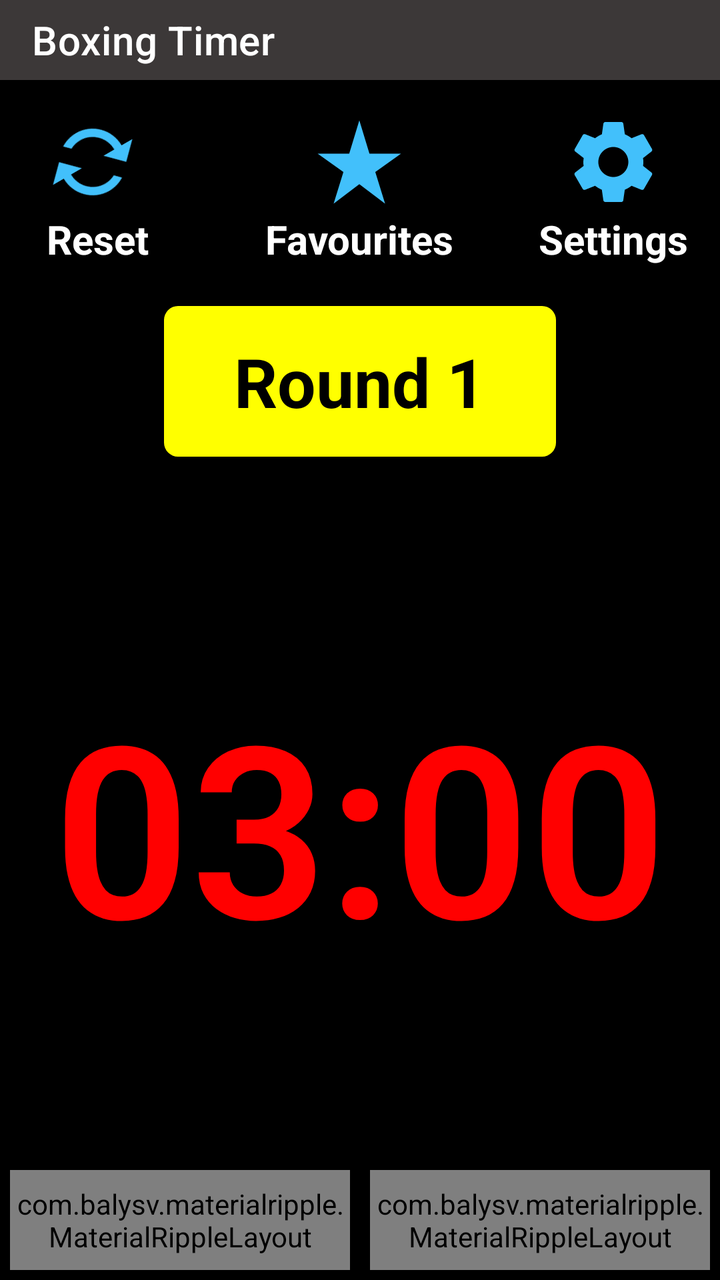
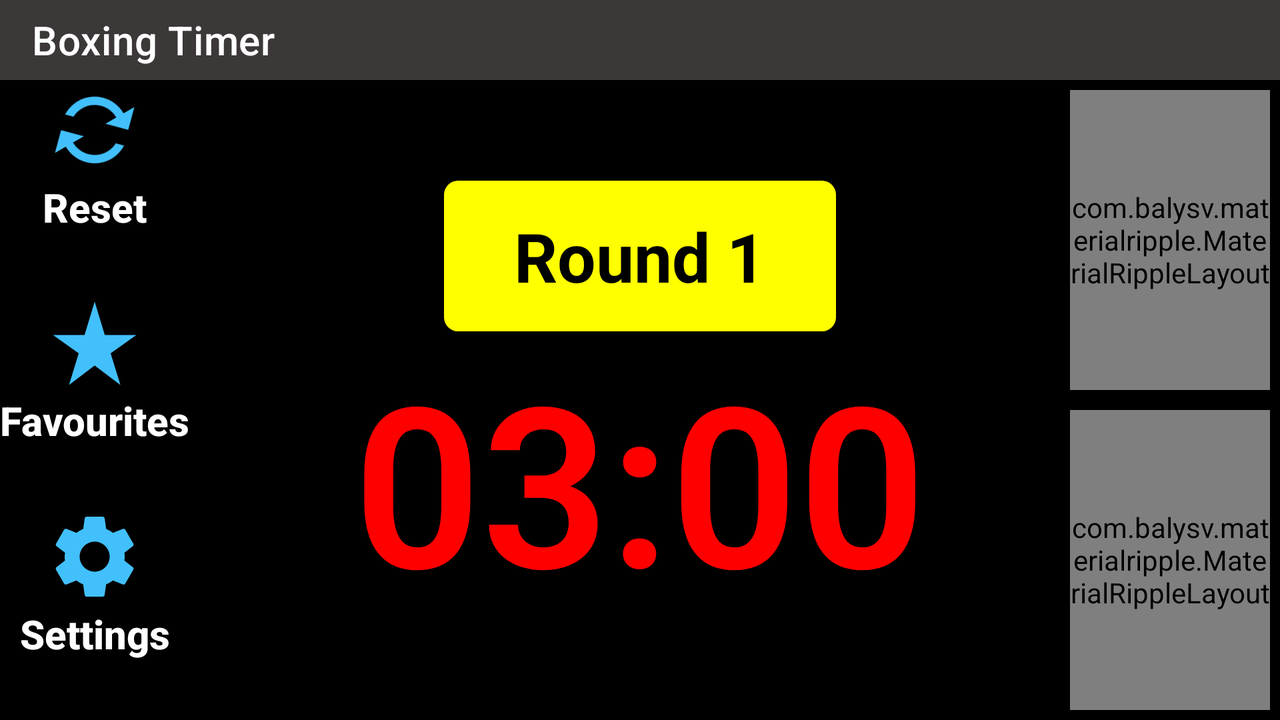

First picture: res/layout/ on a phone held upright. Second picture: the repository's own variant of that layout, on a device whose configuration matches the variant's folder. Source for both follows.
<!-- AndroidManifest.xml: application theme Theme.BoxingTimer -->
<!-- res/layout/activity_main.xml -->
<?xml version="1.0" encoding="utf-8"?>
<LinearLayout xmlns:android="http://schemas.android.com/apk/res/android"
    xmlns:app="http://schemas.android.com/apk/res-auto"
    xmlns:tools="http://schemas.android.com/tools"
    android:layout_width="match_parent"
    android:layout_height="match_parent"
    android:background="@color/black"
    android:orientation="vertical"
    tools:context=".activity.MainActivity">

    <androidx.appcompat.widget.Toolbar
        android:id="@+id/toolbar"
        android:layout_width="match_parent"
        android:layout_height="40dp"
        android:background="@color/colorPrimary"
        app:title="@string/app_name"
        app:titleTextColor="@color/white" />

    <RelativeLayout
        android:layout_width="match_parent"
        android:layout_height="match_parent">

        <LinearLayout
            android:layout_width="match_parent"
            android:layout_height="match_parent"
            android:layout_above="@id/bottom"
            android:orientation="vertical">

            <RelativeLayout
                android:id="@+id/nav_bar"
                android:layout_width="match_parent"
                android:layout_height="wrap_content"
                android:padding="16dp">

                <LinearLayout
                    android:layout_width="wrap_content"
                    android:layout_height="wrap_content"
                    android:layout_alignParentStart="true"
                    android:layout_alignParentLeft="true"
                    android:orientation="vertical">

                    <ImageButton
                        android:id="@+id/reset_button"
                        android:layout_width="wrap_content"
                        android:layout_height="wrap_content"
                        android:layout_gravity="center"
                        android:background="@android:color/transparent"
                        android:rotation="60"
                        android:src="@drawable/ic_reset"
                        tools:ignore="ContentDescription,SpeakableTextPresentCheck" />

                    <TextView
                        android:layout_width="wrap_content"
                        android:layout_height="wrap_content"
                        android:layout_gravity="center"
                        android:layout_marginStart="5dp"
                        android:layout_marginLeft="5dp"
                        android:paddingEnd="5dp"
                        android:paddingRight="5dp"
                        android:text="@string/reset_text"
                        android:textColor="@color/white"
                        android:textSize="20sp"
                        android:textStyle="bold"
                        tools:ignore="RtlSymmetry" />

                </LinearLayout>

                <LinearLayout
                    android:id="@+id/middle"
                    android:layout_width="wrap_content"
                    android:layout_height="wrap_content"
                    android:layout_centerHorizontal="true"
                    android:orientation="vertical">

                    <ImageButton
                        android:id="@+id/favourites_button"
                        android:layout_width="wrap_content"
                        android:layout_height="wrap_content"
                        android:layout_gravity="center"
                        android:background="@android:color/transparent"
                        android:src="@drawable/ic_favourite"
                        tools:ignore="ContentDescription,SpeakableTextPresentCheck" />

                    <TextView
                        android:layout_width="wrap_content"
                        android:layout_height="wrap_content"
                        android:layout_gravity="center"
                        android:text="@string/favourites_text"
                        android:textColor="@color/white"
                        android:textSize="20sp"
                        android:textStyle="bold" />

                </LinearLayout>

                <TextView
                    android:id="@+id/round_number"
                    android:layout_width="wrap_content"
                    android:layout_height="wrap_content"
                    android:layout_below="@id/middle"
                    android:layout_centerHorizontal="true"
                    android:layout_marginTop="20dp"
                    android:background="@drawable/yellow_rounded_border"
                    android:paddingHorizontal="35dp"
                    android:paddingVertical="15dp"
                    android:textAppearance="@style/TextAppearance.AppCompat.Display1"
                    android:textColor="@color/black"
                    android:textStyle="bold"
                    tools:text="Round 1" />

                <LinearLayout
                    android:layout_width="wrap_content"
                    android:layout_height="wrap_content"
                    android:layout_alignParentEnd="true"
                    android:layout_alignParentRight="true"
                    android:orientation="vertical"
                    tools:ignore="RelativeOverlap">

                    <ImageButton
                        android:id="@+id/setting_button"
                        android:layout_width="wrap_content"
                        android:layout_height="wrap_content"
                        android:layout_gravity="center"
                        android:background="@android:color/transparent"
                        android:src="@drawable/ic_setting"
                        tools:ignore="ContentDescription,SpeakableTextPresentCheck" />

                    <TextView
                        android:layout_width="wrap_content"
                        android:layout_height="wrap_content"
                        android:layout_gravity="center"
                        android:text="@string/settings_text"
                        android:textColor="@color/white"
                        android:textSize="20sp"
                        android:textStyle="bold" />

                </LinearLayout>

            </RelativeLayout>

            <TextView
                android:id="@+id/round_timer"
                android:layout_width="match_parent"
                android:layout_height="0dp"
                android:layout_weight="1"
                android:gravity="center"
                android:maxLines="1"
                android:textAppearance="@style/TextAppearance.AppCompat.Display4"
                android:textColor="@color/red"
                android:textStyle="bold"
                app:autoSizeMaxTextSize="120sp"
                app:autoSizeTextType="uniform"
                tools:text="03:00" />

        </LinearLayout>

        <LinearLayout
            android:id="@+id/bottom"
            android:layout_width="match_parent"
            android:layout_height="wrap_content"
            android:layout_alignParentBottom="true"
            android:baselineAligned="true"
            android:weightSum="2">

            <com.balysv.materialripple.MaterialRippleLayout
                android:id="@+id/playButton"
                android:layout_width="0dp"
                android:layout_height="50dp"
                android:layout_gravity="bottom"
                android:layout_margin="5dp"
                android:layout_weight="1"
                android:background="@drawable/color_primary_rounded_border"
                android:clickable="true"
                android:focusable="true"
                app:mrl_rippleColor="@color/colorAccent"
                app:mrl_rippleDelayClick="false"
                app:mrl_rippleOverlay="true"
                app:mrl_rippleRoundedCorners="5dp"
                tools:ignore="DuplicateClickableBoundsCheck">

                <ImageButton
                    android:layout_width="match_parent"
                    android:layout_height="match_parent"
                    android:background="@android:color/transparent"
                    android:src="@drawable/ic_timer_play"
                    tools:ignore="ContentDescription,SpeakableTextPresentCheck" />

            </com.balysv.materialripple.MaterialRippleLayout>

            <com.balysv.materialripple.MaterialRippleLayout
                android:id="@+id/pauseButton"
                android:layout_width="0dp"
                android:layout_height="50dp"
                android:layout_gravity="bottom"
                android:layout_margin="5dp"
                android:layout_weight="1"
                android:background="@drawable/color_primary_rounded_border"
                android:clickable="true"
                android:focusable="true"
                app:mrl_rippleColor="@color/colorAccent"
                app:mrl_rippleDelayClick="false"
                app:mrl_rippleOverlay="true"
                app:mrl_rippleRoundedCorners="5dp"
                tools:ignore="DuplicateClickableBoundsCheck">

                <ImageButton
                    android:layout_width="match_parent"
                    android:layout_height="match_parent"
                    android:background="@android:color/transparent"
                    android:src="@drawable/ic_timer_pause"
                    tools:ignore="ContentDescription,SpeakableTextPresentCheck" />

            </com.balysv.materialripple.MaterialRippleLayout>
        </LinearLayout>

        <FrameLayout
            android:id="@+id/timerDelayParent"
            android:layout_width="match_parent"
            android:layout_height="match_parent"
            android:background="@android:drawable/screen_background_dark_transparent"
            android:visibility="invisible">

            <TextView
                android:id="@+id/timerDelay"
                android:layout_width="match_parent"
                android:layout_height="match_parent"
                android:gravity="center_vertical|center_horizontal"
                android:text="3"
                android:textColor="@color/red"
                android:textSize="150sp"
                tools:ignore="HardcodedText" />

        </FrameLayout>
    </RelativeLayout>

</LinearLayout>
<!-- resources referenced by this layout -->
<resources>
  <color name="black">#FF000000</color>
  <color name="colorAccent">#8F8D8D</color>
  <color name="colorPrimary">#3C3838</color>
  <color name="red">#FF0000</color>
  <color name="white">#FFFFFFFF</color>
  <!-- drawable ic_favourite (drawable) -->
  <vector android:height="50dp" android:tint="#42C0FB"
      android:viewportHeight="24" android:viewportWidth="24"
      android:width="50dp" xmlns:android="http://schemas.android.com/apk/res/android">
      <path android:fillColor="@android:color/white" android:pathData="M14.43,10l-2.43,-8l-2.43,8l-7.57,0l6.18,4.41l-2.35,7.59l6.17,-4.69l6.18,4.69l-2.35,-7.59l6.17,-4.41z"/>
  </vector>
  <!-- drawable ic_reset (drawable) -->
  <vector android:height="50dp" android:tint="#42C0FB"
      android:viewportHeight="24" android:viewportWidth="24"
      android:width="50dp" xmlns:android="http://schemas.android.com/apk/res/android">
      <path android:fillColor="@android:color/white" android:pathData="M12,6v3l4,-4 -4,-4v3c-4.42,0 -8,3.58 -8,8 0,1.57 0.46,3.03 1.24,4.26L6.7,14.8c-0.45,-0.83 -0.7,-1.79 -0.7,-2.8 0,-3.31 2.69,-6 6,-6zM18.76,7.74L17.3,9.2c0.44,0.84 0.7,1.79 0.7,2.8 0,3.31 -2.69,6 -6,6v-3l-4,4 4,4v-3c4.42,0 8,-3.58 8,-8 0,-1.57 -0.46,-3.03 -1.24,-4.26z"/>
  </vector>
  <!-- drawable ic_setting (drawable) -->
  <vector android:height="50dp" android:tint="#42C0FB"
      android:viewportHeight="24" android:viewportWidth="24"
      android:width="50dp" xmlns:android="http://schemas.android.com/apk/res/android">
      <path android:fillColor="@android:color/white" android:pathData="M19.14,12.94c0.04,-0.3 0.06,-0.61 0.06,-0.94c0,-0.32 -0.02,-0.64 -0.07,-0.94l2.03,-1.58c0.18,-0.14 0.23,-0.41 0.12,-0.61l-1.92,-3.32c-0.12,-0.22 -0.37,-0.29 -0.59,-0.22l-2.39,0.96c-0.5,-0.38 -1.03,-0.7 -1.62,-0.94L14.4,2.81c-0.04,-0.24 -0.24,-0.41 -0.48,-0.41h-3.84c-0.24,0 -0.43,0.17 -0.47,0.41L9.25,5.35C8.66,5.59 8.12,5.92 7.63,6.29L5.24,5.33c-0.22,-0.08 -0.47,0 -0.59,0.22L2.74,8.87C2.62,9.08 2.66,9.34 2.86,9.48l2.03,1.58C4.84,11.36 4.8,11.69 4.8,12s0.02,0.64 0.07,0.94l-2.03,1.58c-0.18,0.14 -0.23,0.41 -0.12,0.61l1.92,3.32c0.12,0.22 0.37,0.29 0.59,0.22l2.39,-0.96c0.5,0.38 1.03,0.7 1.62,0.94l0.36,2.54c0.05,0.24 0.24,0.41 0.48,0.41h3.84c0.24,0 0.44,-0.17 0.47,-0.41l0.36,-2.54c0.59,-0.24 1.13,-0.56 1.62,-0.94l2.39,0.96c0.22,0.08 0.47,0 0.59,-0.22l1.92,-3.32c0.12,-0.22 0.07,-0.47 -0.12,-0.61L19.14,12.94zM12,15.6c-1.98,0 -3.6,-1.62 -3.6,-3.6s1.62,-3.6 3.6,-3.6s3.6,1.62 3.6,3.6S13.98,15.6 12,15.6z"/>
  </vector>
  <!-- drawable yellow_rounded_border (drawable) -->
  <?xml version="1.0" encoding="utf-8"?>
  <shape xmlns:android="http://schemas.android.com/apk/res/android"
      android:shape="rectangle">
      <corners android:radius="7dp" />
      <solid android:color="@color/yellow" />
  </shape>
  <string name="app_name">Boxing Timer</string>
  <string name="favourites_text">Favourites</string>
  <string name="reset_text">Reset</string>
  <string name="settings_text">Settings</string>
  <style name="Theme.BoxingTimer" parent="Theme.MaterialComponents.DayNight.NoActionBar">
          <item name="colorPrimary">@color/colorPrimary</item>
          <item name="colorPrimaryDark">@color/colorPrimaryDark</item>
          <item name="colorAccent">@color/colorAccent</item>
          
          <item name="android:textColorSecondary">@color/white</item>
      </style>
  <color name="yellow">#FFFF00</color>
  <color name="colorPrimaryDark">#FF000000</color>
</resources>
<!-- res/layout-land/activity_main.xml (the repository's variant of the layout above) -->
<!-- drawn on the phone turned sideways -->
<?xml version="1.0" encoding="utf-8"?>
<LinearLayout xmlns:android="http://schemas.android.com/apk/res/android"
    xmlns:app="http://schemas.android.com/apk/res-auto"
    xmlns:tools="http://schemas.android.com/tools"
    android:layout_width="match_parent"
    android:layout_height="match_parent"
    android:background="@color/black"
    android:orientation="vertical"
    tools:context=".activity.MainActivity">

    <androidx.appcompat.widget.Toolbar
        android:id="@+id/toolbar"
        android:layout_width="match_parent"
        android:layout_height="40dp"
        android:background="@color/colorPrimary"
        app:title="@string/app_name"
        app:titleTextColor="@color/white" />

    <RelativeLayout
        android:layout_width="match_parent"
        android:layout_height="match_parent">

        <LinearLayout
            android:layout_width="wrap_content"
            android:layout_height="match_parent"
            android:orientation="vertical"
            android:weightSum="3"
            tools:ignore="RelativeOverlap">

            <LinearLayout
                android:layout_width="match_parent"
                android:layout_height="0dp"
                android:layout_gravity="center"
                android:layout_weight="1"
                android:orientation="vertical">

                <ImageButton
                    android:id="@+id/reset_button"
                    android:layout_width="wrap_content"
                    android:layout_height="wrap_content"
                    android:layout_gravity="center"
                    android:background="@android:color/transparent"
                    android:rotation="60"
                    android:src="@drawable/ic_reset"
                    tools:ignore="ContentDescription,SpeakableTextPresentCheck,SpeakableTextPresentCheck" />

                <TextView
                    android:layout_width="wrap_content"
                    android:layout_height="wrap_content"
                    android:layout_gravity="center"
                    android:text="@string/reset_text"
                    android:textAppearance="@style/TextAppearance.AppCompat.Title"
                    android:textColor="@color/white"
                    android:textStyle="bold" />

            </LinearLayout>

            <LinearLayout
                android:layout_width="match_parent"
                android:layout_height="0dp"
                android:layout_gravity="center"
                android:layout_weight="1"
                android:orientation="vertical">

                <ImageButton
                    android:id="@+id/favourites_button"
                    android:layout_width="wrap_content"
                    android:layout_height="wrap_content"
                    android:layout_gravity="center"
                    android:background="@android:color/transparent"
                    android:src="@drawable/ic_favourite"
                    tools:ignore="ContentDescription,SpeakableTextPresentCheck" />

                <TextView
                    android:layout_width="wrap_content"
                    android:layout_height="wrap_content"
                    android:layout_gravity="center"
                    android:text="@string/favourites_text"
                    android:textAppearance="@style/TextAppearance.AppCompat.Title"
                    android:textColor="@color/white"
                    android:textStyle="bold" />

            </LinearLayout>

            <LinearLayout
                android:layout_width="match_parent"
                android:layout_height="0dp"
                android:layout_gravity="center"
                android:layout_weight="1"
                android:orientation="vertical">

                <ImageButton
                    android:id="@+id/setting_button"
                    android:layout_width="wrap_content"
                    android:layout_height="wrap_content"
                    android:layout_gravity="center"
                    android:background="@android:color/transparent"
                    android:src="@drawable/ic_setting"
                    tools:ignore="ContentDescription,SpeakableTextPresentCheck" />

                <TextView
                    android:layout_width="wrap_content"
                    android:layout_height="wrap_content"
                    android:layout_gravity="center"
                    android:text="@string/settings_text"
                    android:textAppearance="@style/TextAppearance.AppCompat.Title"
                    android:textColor="@color/white"
                    android:textStyle="bold" />

            </LinearLayout>
        </LinearLayout>

        <LinearLayout
            android:layout_width="wrap_content"
            android:layout_height="wrap_content"
            android:layout_centerInParent="true"
            android:orientation="vertical"
            tools:ignore="RelativeOverlap">

            <TextView
                android:id="@+id/round_number"
                android:layout_width="wrap_content"
                android:layout_height="wrap_content"
                android:layout_gravity="center_horizontal"
                android:layout_marginTop="5dp"
                android:background="@drawable/yellow_rounded_border"
                android:paddingHorizontal="35dp"
                android:paddingVertical="15dp"
                android:textAppearance="@style/TextAppearance.AppCompat.Display1"
                android:textColor="@color/black"
                android:textStyle="bold"
                tools:ignore="RelativeOverlap"
                tools:text="Round 1" />

            <TextView
                android:id="@+id/round_timer"
                android:layout_width="wrap_content"
                android:layout_height="wrap_content"
                android:textAppearance="@style/TextAppearance.AppCompat.Display4"
                android:textColor="@color/red"
                android:textStyle="bold"
                tools:text="03:00" />

        </LinearLayout>

        <LinearLayout
            android:layout_width="wrap_content"
            android:layout_height="match_parent"
            android:layout_alignParentEnd="true"
            android:layout_alignParentRight="true"
            android:orientation="vertical"
            android:weightSum="2">

            <com.balysv.materialripple.MaterialRippleLayout
                android:id="@+id/playButton"
                android:layout_width="100dp"
                android:layout_height="0dp"
                android:layout_gravity="bottom"
                android:layout_margin="5dp"
                android:layout_weight="1"
                android:background="@drawable/color_primary_rounded_border"
                android:clickable="true"
                android:focusable="true"
                app:mrl_rippleColor="@color/colorAccent"
                app:mrl_rippleDelayClick="false"
                app:mrl_rippleOverlay="true"
                app:mrl_rippleRoundedCorners="5dp"
                tools:ignore="DuplicateClickableBoundsCheck">

                <ImageButton
                    android:layout_width="match_parent"
                    android:layout_height="match_parent"
                    android:background="@android:color/transparent"
                    android:src="@drawable/ic_timer_play"
                    tools:ignore="ContentDescription,SpeakableTextPresentCheck" />

            </com.balysv.materialripple.MaterialRippleLayout>

            <com.balysv.materialripple.MaterialRippleLayout
                android:id="@+id/pauseButton"
                android:layout_width="100dp"
                android:layout_height="0dp"
                android:layout_gravity="bottom"
                android:layout_margin="5dp"
                android:layout_weight="1"
                android:background="@drawable/color_primary_rounded_border"
                android:clickable="true"
                android:focusable="true"
                app:mrl_rippleColor="@color/colorAccent"
                app:mrl_rippleDelayClick="false"
                app:mrl_rippleOverlay="true"
                app:mrl_rippleRoundedCorners="5dp"
                tools:ignore="DuplicateClickableBoundsCheck">

                <ImageButton
                    android:layout_width="match_parent"
                    android:layout_height="match_parent"
                    android:background="@android:color/transparent"
                    android:src="@drawable/ic_timer_pause"
                    tools:ignore="ContentDescription,SpeakableTextPresentCheck" />

            </com.balysv.materialripple.MaterialRippleLayout>
        </LinearLayout>

        <FrameLayout
            android:id="@+id/timerDelayParent"
            android:layout_width="match_parent"
            android:layout_height="match_parent"
            android:background="@android:drawable/screen_background_dark_transparent"
            android:visibility="invisible">

            <TextView
                android:id="@+id/timerDelay"
                android:layout_width="match_parent"
                android:layout_height="match_parent"
                android:gravity="center"
                android:text="3"
                android:textColor="@color/red"
                android:textSize="150sp"
                tools:ignore="HardcodedText" />

        </FrameLayout>

    </RelativeLayout>
</LinearLayout>
